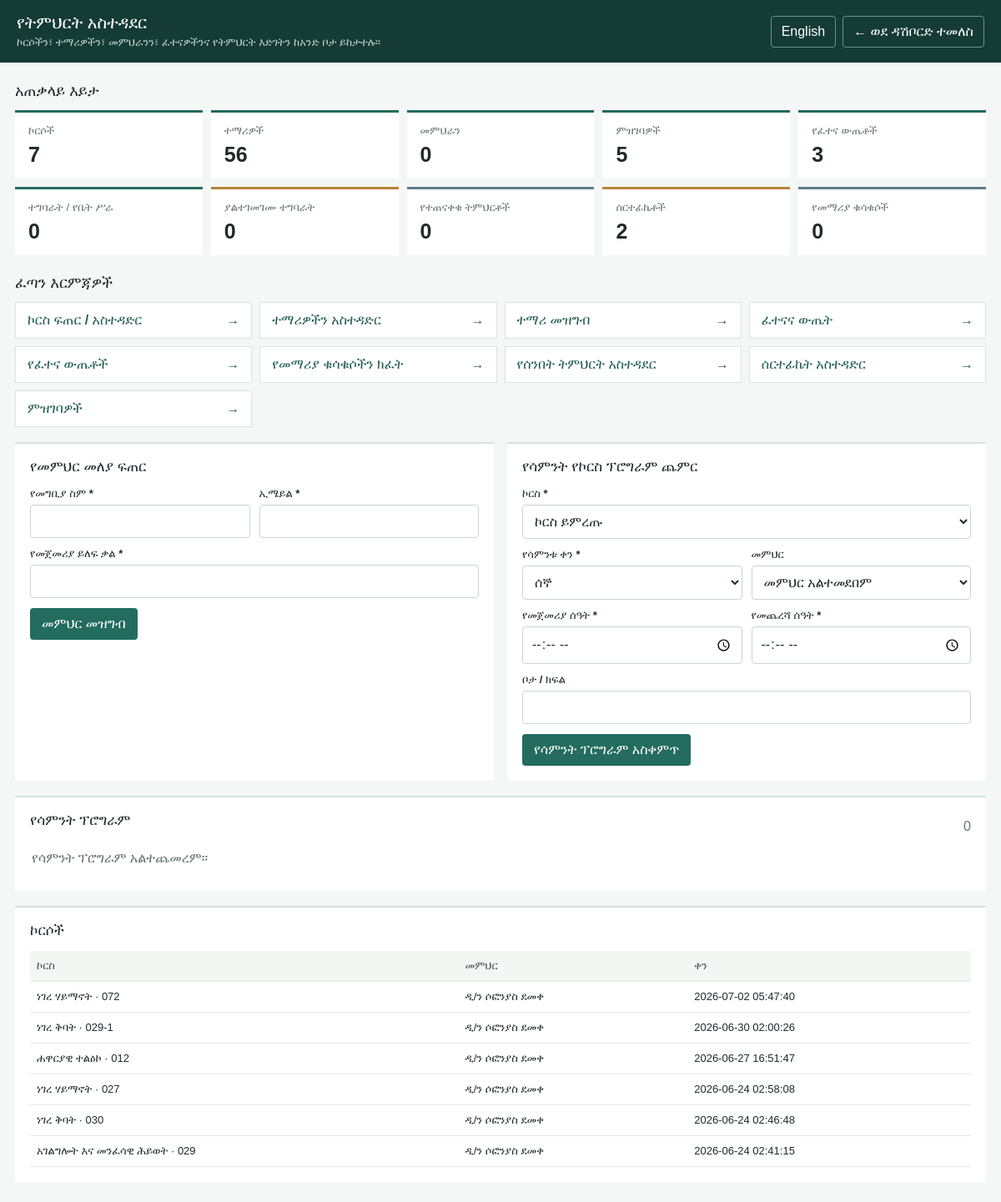
/admin_education_dashboard.php (signed in), run on an earlier commit of the app's database.
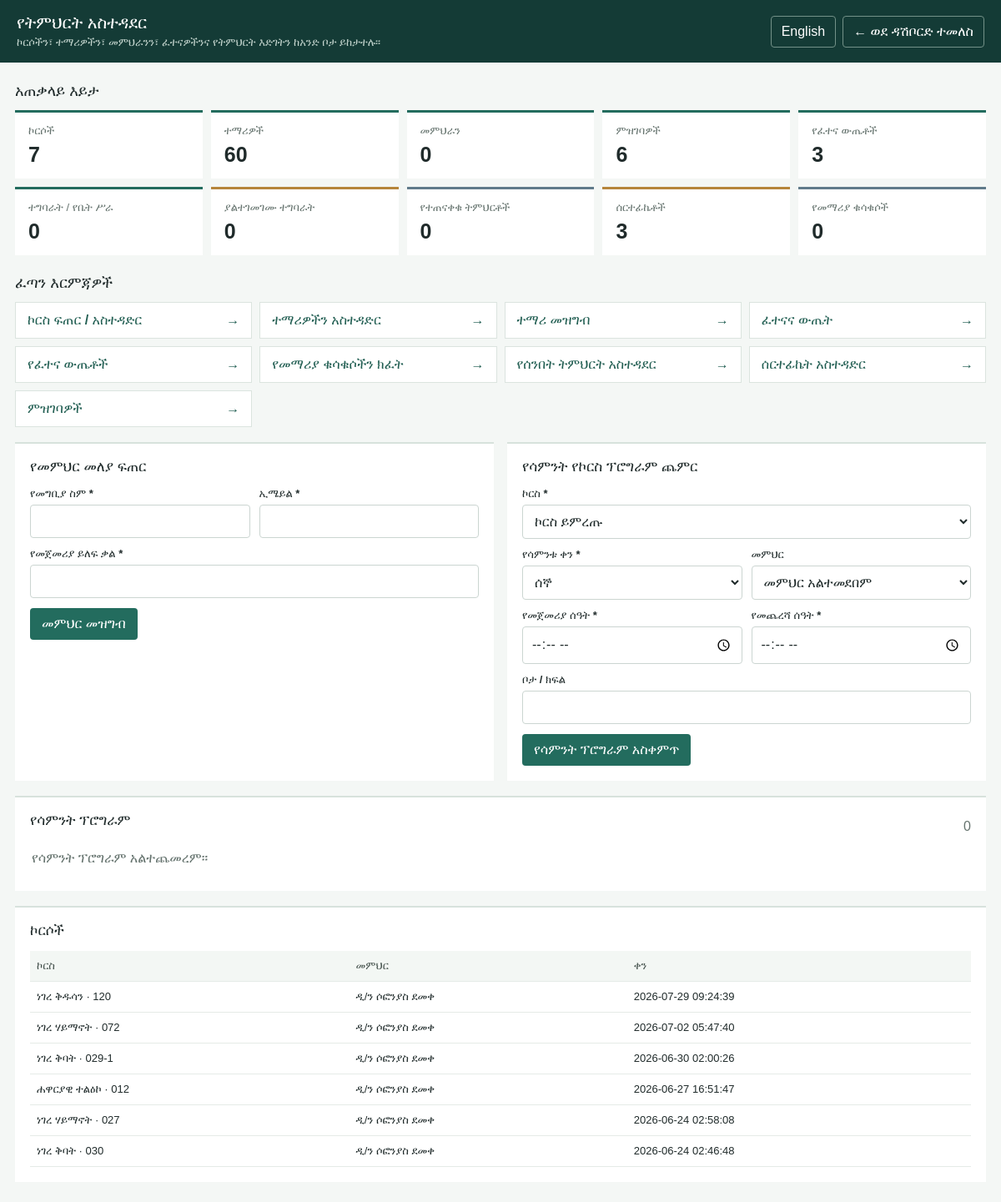
And on a later commit of the database.
### tables this page shows
CREATE TABLE `courses` (
  `id` int(11) NOT NULL AUTO_INCREMENT,
  `course_name` varchar(255) NOT NULL,
  `course_code` varchar(50) NOT NULL,
  `short_description` text DEFAULT NULL,
  `description` text DEFAULT NULL,
  `category` varchar(100) DEFAULT NULL,
  `level` varchar(50) DEFAULT NULL,
  `thumbnail` varchar(255) DEFAULT NULL,
  `price` decimal(10,2) NOT NULL DEFAULT 0.00,
  `instructor` varchar(255) DEFAULT NULL,
  `pdf_file` varchar(255) DEFAULT NULL,
  `tutorial_topic` varchar(255) DEFAULT NULL,
  `tutorial_text` text DEFAULT NULL,
  `tutorial_image` varchar(255) DEFAULT NULL,
  `tutorial_audio` varchar(255) DEFAULT NULL,
  `tutorial_video` varchar(255) DEFAULT NULL,
  `modules` text DEFAULT NULL,
  `quiz` text DEFAULT NULL,
  `assignment` text DEFAULT NULL,
  `certificate_requirements` text DEFAULT NULL,
  `created_at` datetime DEFAULT current_timestamp(),
  `instructor_bio` text DEFAULT NULL,
  `instructor_image` varchar(255) DEFAULT NULL,
  PRIMARY KEY (`id`),
  UNIQUE KEY `course_code` (`course_code`)
);

### admin_management_i18n.php (called while the page is built, shortened)
<?php
$adminManagementLanguage = $_GET['lang'] ?? $_SESSION['admin_lang'] ?? 'am';
function adminManagementText(string $key): string
{
    global $adminManagementLanguage;
    return $translations[$key][$adminManagementLanguage] ?? $translations[$key]['en'] ?? $key;
}

### db.php (called while the page is built, shortened)
<?php
if (!function_exists('safe')) {
    function safe($value): string
    {
        if (is_scalar($value)) {
            return htmlspecialchars((string)$value, ENT_QUOTES, 'UTF-8');
        }
        return '';
    }
}

### admin_education_dashboard.php (the view, shortened to what the changed rows need)
<?php
require_once __DIR__ . '/db.php';
require_once __DIR__ . '/management_schema.php';
require_once __DIR__ . '/admin_management_i18n.php';
$pdo->exec('CREATE TABLE IF NOT EXISTS exam_submissions (id INT AUTO_INCREMENT PRIMARY KEY, student_id VARCHAR(100) NOT NULL, student_name VARCHAR(255) NOT NULL, exam_type VARCHAR(50) NOT NULL, score INT NOT NULL DEFAULT 0, total_questions INT NOT NULL DEFAULT 0, answers JSON DEFAULT NULL, submitted_at DATETIME DEFAULT CURRENT_TIMESTAMP) ENGINE=InnoDB DEFAULT CHARSET=utf8mb4 COLLATE=utf8mb4_unicode_ci');
$pdo->exec('CREATE TABLE IF NOT EXISTS certificates (id INT AUTO_INCREMENT PRIMARY KEY, student_id VARCHAR(100) NOT NULL, student_name VARCHAR(255) NOT NULL, exam_type VARCHAR(50) NOT NULL, score INT NOT NULL DEFAULT 0, total_questions INT NOT NULL DEFAULT 0, course_name VARCHAR(255) DEFAULT NULL, issued_at DATETIME DEFAULT CURRENT_TIMESTAMP, UNIQUE KEY uq_certificate_student_exam (student_id, exam_type)) ENGINE=InnoDB DEFAULT CHARSET=utf8mb4 COLLATE=utf8mb4_unicode_ci');
$counts = [
    'courses' => (int)$pdo->query('SELECT COUNT(*) FROM courses')->fetchColumn(),
    'students' => (int)$pdo->query('SELECT COUNT(*) FROM students')->fetchColumn(),
    'teachers' => (int)$pdo->query("SELECT COUNT(*) FROM admin_users WHERE LOWER(role) IN ('instructor', 'teacher')")->fetchColumn(),
    'enrollments' => (int)$pdo->query('SELECT COUNT(*) FROM registrations')->fetchColumn(),
    'exams' => (int)$pdo->query('SELECT COUNT(*) FROM exam_submissions')->fetchColumn(),
    'assignments' => (int)$pdo->query('SELECT COUNT(*) FROM assignments')->fetchColumn(),
    'pending_assignments' => (int)$pdo->query("SELECT COUNT(*) FROM assignments WHERE LOWER(status) IN ('pending', 'submitted')")->fetchColumn(),
    'lessons_completed' => (int)$pdo->query('SELECT COUNT(*) FROM lesson_progress')->fetchColumn(),
    'certificates' => (int)$pdo->query('SELECT COUNT(*) FROM certificates')->fetchColumn(),
    'materials' => (int)$pdo->query('SELECT COUNT(*) FROM course_lessons')->fetchColumn(),
];
$recentCourses = $pdo->query('SELECT course_name, course_code, instructor, created_at FROM courses ORDER BY created_at DESC LIMIT 6')->fetchAll(PDO::FETCH_ASSOC);
?>
<!DOCTYPE html>
<html lang="<?php echo safe($adminManagementLanguage); ?>">
<head>
</head>
<body>
<header class="topbar"><div><h1><?php echo safe(adminManagementText('education_dashboard_title')); ?></h1></div></header>
<main class="wrap">
    <h2 class="section-title" style="margin-top:0"><?php echo safe(adminManagementText('education_overview')); ?></h2>
    <section class="stats">
        <?php foreach ([['courses', 'education_courses'], ['students', 'education_students'], ['teachers', 'education_teachers'], ['enrollments', 'education_enrollments'], ['exams', 'education_exams'], ['assignments', 'education_assignments'], ['pending_assignments', 'education_pending_assignments'], ['lessons_completed', 'education_completed_lessons'], ['certificates', 'education_certificates'], ['materials', 'education_materials']] as [$key, $label]): ?>
            <div class="stat <?php echo in_array($key, ['pending_assignments', 'certificates'], true) ? 'warm' : (in_array($key, ['materials', 'lessons_completed'], true) ? 'cool' : ''); ?>"><span><?php echo safe(adminManagementText($label)); ?></span><strong><?php echo number_format($counts[$key]); ?></strong></div>
        <?php endforeach; ?>
    </section>
    <h2 class="section-title"><?php echo safe(adminManagementText('education_quick_actions')); ?></h2>
    <section class="section">
        <?php if (!$recentCourses): ?><div class="empty"><?php echo safe(adminManagementText('education_no_courses')); ?></div><?php else: ?><div class="table-wrap"><table><thead><tr><th><?php echo safe(adminManagementText('education_course')); ?></th><th><?php echo safe(adminManagementText('education_teacher')); ?></th><th><?php echo safe(adminManagementText('date')); ?></th></tr></thead><tbody><?php foreach ($recentCourses as $course): ?><tr><td><?php echo safe($course['course_name']); ?> · <?php echo safe($course['course_code']); ?></td><td><?php echo safe($course['instructor'] ?? ''); ?></td><td><?php echo safe($course['created_at']); ?></td></tr><?php endforeach; ?></tbody></table></div><?php endif; ?>
    </section>
</main>
</body>
</html>

What changed in the data, as far as the page shows it:
no longer on this page (row edited): courses: course_name "አገልግሎት እና መንፈሳዊ ሕይወት", course_code "029", instructor "ዲ/ን ሶፎንያስ ደመቀ", created_at "2026-06-24 02:41:15"
added courses: course_name "ነገረ ቅዱሳን", course_code "120", instructor "ዲ/ን ሶፎንያስ ደመቀ", created_at "2026-07-29 09:24:39"
Also different on the page:
new list line: "ተማሪዎች 60"
new list line: "ምዝገባዎች 6"
new list line: "ሰርተፊኬቶች 3"
list line gone: "ተማሪዎች 56"
list line gone: "ምዝገባዎች 5"
list line gone: "ሰርተፊኬቶች 2"
